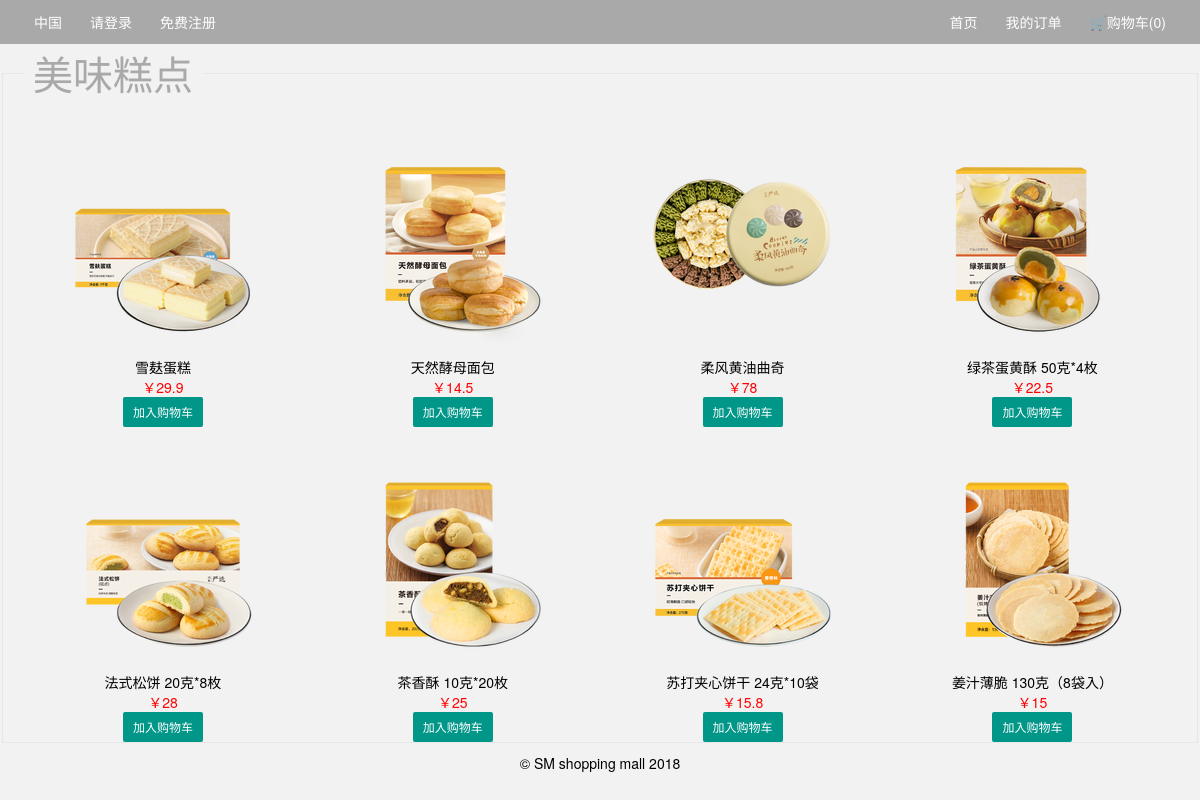
/list.php?cate_id=1, run on the app's committed database.
### tables this page shows
CREATE TABLE `cates` (
  `cate_id` int(10) unsigned NOT NULL AUTO_INCREMENT,
  `name` varchar(255) NOT NULL,
  PRIMARY KEY (`cate_id`)
);

CREATE TABLE `goods` (
  `good_id` int(10) unsigned NOT NULL AUTO_INCREMENT,
  `name` varchar(255) NOT NULL,
  `price` double NOT NULL,
  `cate_id` int(10) unsigned NOT NULL,
  `coverpic` varchar(255) NOT NULL,
  PRIMARY KEY (`good_id`)
);

### list.php (the view, shortened to what this page needs)
<?php
require_once 'common.php';
?>
<!DOCTYPE html>
<html lang="en">
<head>
    <link rel="stylesheet" type="text/css" href="css/test.css" />
    <link rel="stylesheet" href="res/layui/css/layui.css">
</head>
<body bgcolor="#f2f2f2">
<div class="ran">
    <?php
    require_once 'header.php';
    $cate = mysqli_fetch_array(mysqli_query($link,"select * from cates where cate_id=".intval($_GET['cate_id'])));
    ?>
</div>
<fieldset class="layui-elem-field">
    <legend><h1 style="color:#A9A9A9;font-family:华文新魏 "><?=$cate['name']?></h1></legend>
    <div class="layui-field-box goodslist">
        <ul>
            <?php
            $rs = mysqli_query($link,"select * from goods where cate_id={$cate['cate_id']}");
            while($row=mysqli_fetch_assoc($rs)){
                echo "<li><form method='post'>
                    <input type='hidden' name='good_id' value='{$row['good_id']}' />
                    <img src=\"{$row['coverpic']}\"/>
                    <p>{$row['name']}</p>
                    <p style='color:red'>￥{$row['price']}</p>
                    <button type='submit' class='layui-btn layui-btn-sm' value='true' name='addtocart'>加入购物车</button>
                </form></li>";
            }
            ?>
        </ul>
    </div>
</fieldset>
</body>
<div class="layui-footer" style="left:0px;text-align: center">
    © SM shopping mall 2018
</div>

### res/layui/css/layui.css (style rules this page uses)
.layui-inline,img { display:inline-block;vertical-align:middle }
h1,h2,h3,h4,h5,h6 { font-weight:400 }
.layui-btn,.layui-edge,.layui-inline,img { vertical-align:middle }
.layui-btn,.layui-disabled,.layui-icon,.layui-unselect { -webkit-user-select:none;-ms-user-select:none;-moz-user-select:none }
blockquote,body,button,dd,div,dl,dt,form,h1,h2,h3,h4,h5,h6,input,li,ol,p,pre,td,textarea,th,ul { margin:0;padding:0;-webkit-tap-highlight-color:rgba(0,0,0,0) }
img { border:none }
li { list-style:none }
button,input,optgroup,option,select,textarea { font-family:inherit;font-size:inherit;font-style:inherit;font-weight:inherit;outline:0 }
body { line-height:24px;font:14px Helvetica Neue,Helvetica,PingFang SC,Tahoma,Arial,sans-serif }
.layui-btn,.layui-input,.layui-select,.layui-textarea,.layui-upload-button { outline:0;-webkit-appearance:none;transition:all .3s;-webkit-transition:all .3s;box-sizing:border-box }
.layui-elem-field { margin-bottom:10px;padding:0;border-width:1px;border-style:solid }
.layui-elem-field legend { margin-left:20px;padding:0 10px;font-size:20px;font-weight:300 }
.layui-field-box { padding:10px 15px }
.layui-badge-rim,.layui-colla-content,.layui-colla-item,.layui-collapse,.layui-elem-field,.layui-form-pane .layui-form-item[pane],.layui-form-pane .layui-form-label,.layui-input,.layui-layedit,.layui-layedit-tool,.layui-quote-nm,.layui-select,.layui-tab-bar,.layui-tab-card,.layui-tab-title,.layui-tab-title .layui-this:after,.layui-textarea { border-color:#e6e6e6 }
.layui-btn { display:inline-block;height:38px;line-height:38px;padding:0 18px;background-color:#009688;color:#fff;white-space:nowrap;text-align:center;font-size:14px;border:none;border-radius:2px;cursor:pointer }
.layui-btn-sm { height:30px;line-height:30px;padding:0 10px;font-size:12px }

### list.php (style rules this page uses)
.ran { width:100%; text-align: center; }
.goodslist li { float:left; width:24.9%; text-align:center; }

### data on the page
cates: name "美味糕点"
goods: coverpic (picture), name "雪麸蛋糕", price "29.9"
goods: coverpic (picture), name "天然酵母面包", price "14.5"
goods: coverpic (picture), name "柔风黄油曲奇", price "78"
goods: coverpic (picture), name "绿茶蛋黄酥 50克*4枚", price "22.5"
goods: coverpic (picture), name "法式松饼 20克*8枚", price "28"
goods: coverpic (picture), name "茶香酥 10克*20枚", price "25"
goods: coverpic (picture), name "苏打夹心饼干 24克*10袋", price "15.8"
goods: coverpic (picture), name "姜汁薄脆 130克（8袋入）", price "15"

### other printed values
count($_SESSION['cart']) "0"
